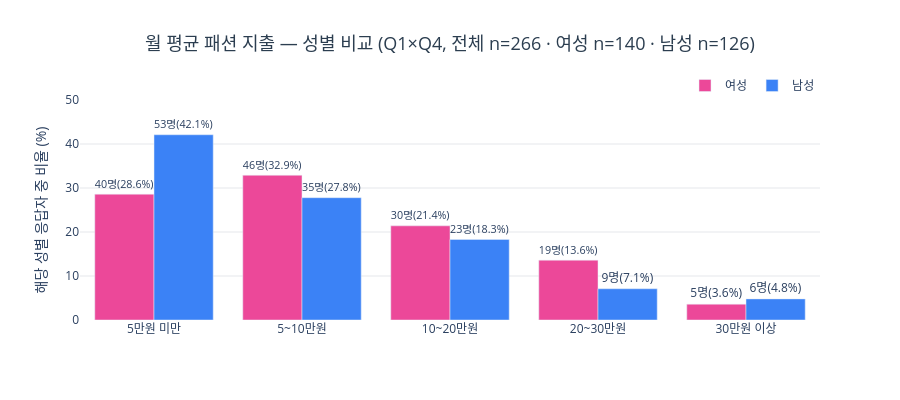

Notebook code cell kept with this figure:
### Code cell
female_total = (df['gender'] == '여성').sum()
male_total = (df['gender'] == '남성').sum()

gs_pct = gender_spend.copy().astype(float)
if '여성' in gs_pct.columns: gs_pct['여성'] = gender_spend['여성'] / female_total * 100
if '남성' in gs_pct.columns: gs_pct['남성'] = gender_spend['남성'] / male_total * 100
gs_pct = gs_pct.round(1)

fig = go.Figure()
for gender, color in [('여성','#EC4899'), ('남성','#3B82F6')]:
    if gender in gender_spend.columns:
        fig.add_trace(go.Bar(
            name=gender, x=gender_spend.index, y=gs_pct[gender],
            marker_color=color,
            text=[f'{int(n)}명({p:.1f}%)' for n, p in zip(gender_spend[gender], gs_pct[gender])],
            textposition='outside'))
fig.update_layout(
    title=dict(text=f'월 평균 패션 지출 — 성별 비교 (Q1×Q4, 전체 n={len(df)} · 여성 n={female_total} · 남성 n={male_total})',
               x=0.5, xanchor='center', font=dict(size=18, color='#2c3e50')),
    barmode='group', plot_bgcolor='white', paper_bgcolor='white',
    yaxis=dict(gridcolor='#e5e7eb', title='해당 성별 응답자 중 비율 (%)',
               range=[0, max(gs_pct.values.max() * 1.15, 50)]),
    xaxis=dict(title=''),
    height=400,
    legend=dict(orientation='h', yanchor='bottom', y=1.0, xanchor='right', x=1))
fig.show()

### Figure 1 — Plotly figure (JSON) as saved in the notebook; plotly's stock layout.template omitted (floating-point values rounded to 4 significant figures)
{"data": [{"marker": {"color": "#EC4899"}, "name": "여성", "text": ["40명(28.6%)", "46명(32.9%)", "30명(21.4%)", "19명(13.6%)", "5명(3.6%)"], "textposition": "outside", "type": "bar", "x": ["5만원 미만", "5~10만원", "10~20만원", "20~30만원", "30만원 이상"], "y": [28.6, 32.9, 21.4, 13.6, 3.6]}, {"marker": {"color": "#3B82F6"}, "name": "남성", "text": ["53명(42.1%)", "35명(27.8%)", "23명(18.3%)", "9명(7.1%)", "6명(4.8%)"], "textposition": "outside", "type": "bar", "x": ["5만원 미만", "5~10만원", "10~20만원", "20~30만원", "30만원 이상"], "y": [42.1, 27.8, 18.3, 7.1, 4.8]}], "layout": {"barmode": "group", "height": 400, "legend": {"orientation": "h", "x": 1, "xanchor": "right", "y": 1, "yanchor": "bottom"}, "paper_bgcolor": "white", "plot_bgcolor": "white", "title": {"font": {"color": "#2c3e50", "size": 18}, "text": "월 평균 패션 지출 — 성별 비교 (Q1×Q4, 전체 n=266 · 여성 n=140 · 남성 n=126)", "x": 0.5, "xanchor": "center"}, "xaxis": {"title": {"text": ""}}, "yaxis": {"gridcolor": "#e5e7eb", "range": [0, 50], "title": {"text": "해당 성별 응답자 중 비율 (%)"}}}}
